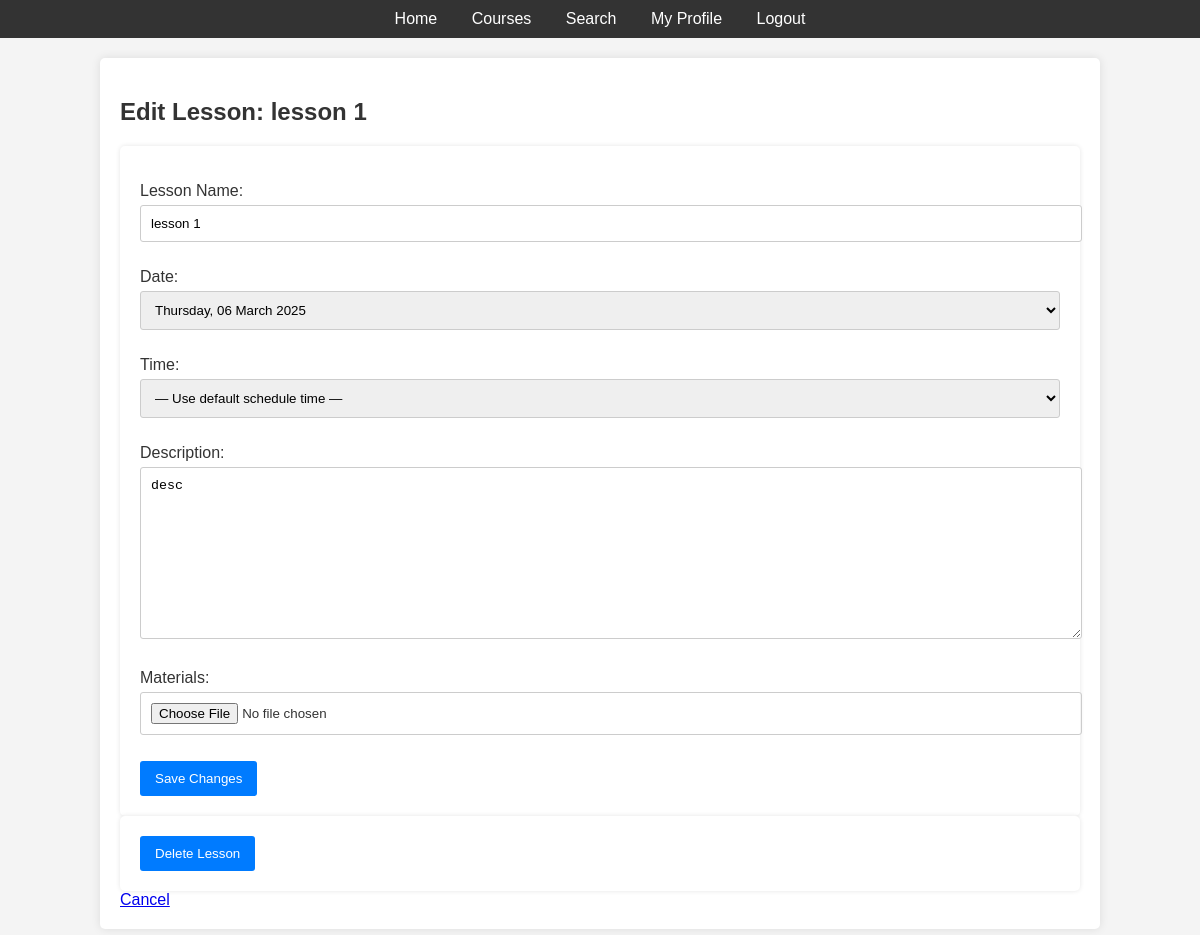
The page /lessons/1/edit_lesson/ (signed in) on the database as committed earlier.
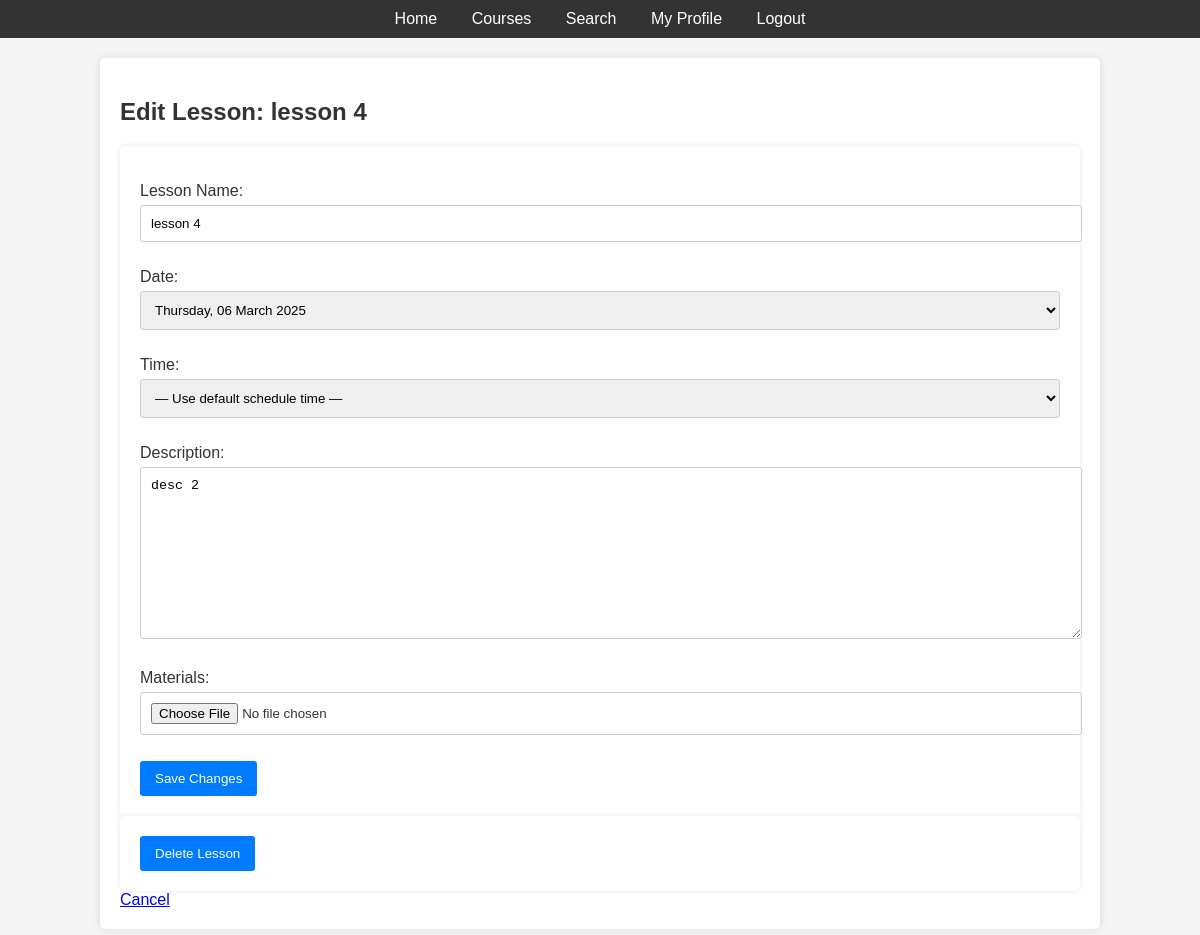
The same page on the database as committed later.
### lessons/models.py (models this page shows, shortened)
class Lesson(models.Model):
    name = models.CharField("Lesson Name", max_length=100)
    group = models.ForeignKey(StudentGroup, related_name="lessons", on_delete=models.CASCADE)
    teacher = models.ForeignKey(get_user_model(), related_name="lessons", on_delete=models.SET_NULL, null=True)
    date = models.DateField(null=True)
    time = models.TimeField(null=True)
    description = models.TextField("Description", blank=True, null=True)
    materials = models.FileField(upload_to="lesson_materials/", blank=True, null=True)
    is_conducted = models.BooleanField("Conducted", null=True, blank=True)

### lessons/views.py (the view)
# urls.py: path("<int:lesson_id>/edit_lesson/", edit_lesson, name="edit_lesson"),
@login_required
def edit_lesson(request, lesson_id):
    lesson = get_object_or_404(Lesson, id=lesson_id)
    if not request.user.groups.filter(name="Administrators").exists():
        return redirect("home")
    group = lesson.group
    if request.method == "POST":
        if "delete" in request.POST:
            lesson.delete()
            return redirect("group_detail", group_id=group.id)
        form = LessonForm(request.POST, request.FILES, instance=lesson, group=group)
        if form.is_valid():
            form.save()
            return redirect("lesson_detail", lesson_id=lesson.id)
    else:
        form = LessonForm(instance=lesson, group=group)
    return render(request, "lessons/edit_lesson.html", {"form": form, "lesson": lesson})

### lessons/forms.py (called while the page is built)
    def get_available_dates(self, group):
        schedule = group.schedule
        existing_lessons = group.lessons.values_list("date", flat=True)
        today = datetime.today().date()
        available_dates = []
        days_of_week = {
            "Monday": 0, "Tuesday": 1, "Wednesday": 2, "Thursday": 3,
            "Friday": 4, "Saturday": 5, "Sunday": 6
        }
        active_days = [days_of_week[day] for day in schedule.keys() if day in days_of_week]
        current_date = today
        while len(available_dates) < 10:
            if current_date.weekday() in active_days and current_date not in existing_lessons:
                available_dates.append((current_date.strftime("%Y-%m-%d"), current_date.strftime("%A, %d %B %Y")))
            current_date += timedelta(days=1)
        return available_dates

### templates/lessons/edit_lesson.html (shortened to what this page needs)
{% extends 'base.html' %}
{% block content %}
    <h2>Edit Lesson: {{ lesson.name }}</h2>
    <form method="POST" enctype="multipart/form-data">
        {{ form.as_p }}
        <button type="submit">Save Changes</button>
    </form>
    <form method="POST" onsubmit="return confirm('Are you sure you want to delete this lesson?');">
        <button type="submit" name="delete">Delete Lesson</button>
    </form>
    <a href="{% url 'lesson_detail' lesson.id %}">Cancel</a>
{% endblock %}

Rows that differ between the two databases and show on the page:
changed Lesson "— Use default schedule time —": name "lesson 1" → "lesson 4"; description "desc" → "desc 2"
